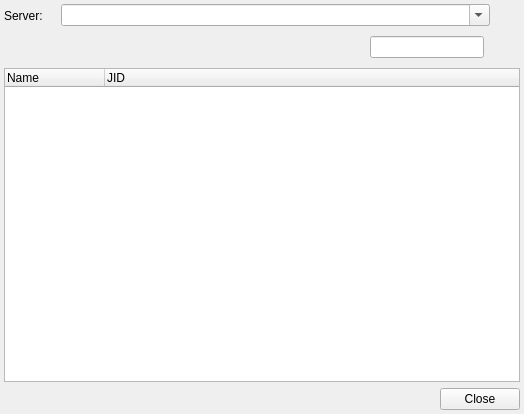
<?xml version="1.0" encoding="UTF-8"?>
<ui version="4.0">
 <class>ServiceBrowser</class>
 <widget class="QWidget" name="ServiceBrowser">
  <property name="geometry">
   <rect>
    <x>0</x>
    <y>0</y>
    <width>524</width>
    <height>414</height>
   </rect>
  </property>
  <property name="windowTitle">
   <string>jServiceBrowser</string>
  </property>
  <layout class="QGridLayout" name="gridLayout">
   <property name="margin">
    <number>4</number>
   </property>
   <item row="0" column="0">
    <layout class="QHBoxLayout" name="horizontalLayout_8">
     <item>
      <widget class="QLabel" name="label_3">
       <property name="maximumSize">
        <size>
         <width>51</width>
         <height>16777215</height>
        </size>
       </property>
       <property name="text">
        <string>Server:</string>
       </property>
      </widget>
     </item>
     <item>
      <widget class="QComboBox" name="serviceServer">
       <property name="editable">
        <bool>true</bool>
       </property>
      </widget>
     </item>
     <item>
      <widget class="QToolButton" name="searchButton">
       <property name="text">
        <string/>
       </property>
       <property name="autoRaise">
        <bool>true</bool>
       </property>
      </widget>
     </item>
    </layout>
   </item>
   <item row="4" column="0">
    <layout class="QHBoxLayout" name="horizontalLayout_5">
     <item>
      <spacer name="horizontalSpacer_2">
       <property name="orientation">
        <enum>Qt::Horizontal</enum>
       </property>
       <property name="sizeHint" stdset="0">
        <size>
         <width>40</width>
         <height>20</height>
        </size>
       </property>
      </spacer>
     </item>
     <item>
      <widget class="QPushButton" name="closeButton">
       <property name="text">
        <string>Close</string>
       </property>
      </widget>
     </item>
    </layout>
   </item>
   <item row="1" column="0">
    <widget class="QWidget" name="controlWidget" native="true">
     <layout class="QHBoxLayout" name="horizontalLayout_2">
      <property name="spacing">
       <number>-1</number>
      </property>
      <property name="margin">
       <number>0</number>
      </property>
      <item>
       <widget class="QToolButton" name="joinButton">
        <property name="toolTip">
         <string>Join conference</string>
        </property>
        <property name="text">
         <string/>
        </property>
        <property name="iconSize">
         <size>
          <width>22</width>
          <height>22</height>
         </size>
        </property>
        <property name="autoRaise">
         <bool>true</bool>
        </property>
       </widget>
      </item>
      <item>
       <widget class="QToolButton" name="registerButton">
        <property name="toolTip">
         <string>Register</string>
        </property>
        <property name="iconSize">
         <size>
          <width>22</width>
          <height>22</height>
         </size>
        </property>
        <property name="autoRaise">
         <bool>true</bool>
        </property>
       </widget>
      </item>
      <item>
       <widget class="QToolButton" name="searchFormButton">
        <property name="toolTip">
         <string>Search</string>
        </property>
        <property name="iconSize">
         <size>
          <width>22</width>
          <height>22</height>
         </size>
        </property>
        <property name="autoRaise">
         <bool>true</bool>
        </property>
       </widget>
      </item>
      <item>
       <widget class="QToolButton" name="executeButton">
        <property name="toolTip">
         <string>Execute command</string>
        </property>
        <property name="iconSize">
         <size>
          <width>22</width>
          <height>22</height>
         </size>
        </property>
        <property name="autoRaise">
         <bool>true</bool>
        </property>
       </widget>
      </item>
      <item>
       <widget class="QToolButton" name="showVCardButton">
        <property name="toolTip">
         <string>Show VCard</string>
        </property>
        <property name="iconSize">
         <size>
          <width>22</width>
          <height>22</height>
         </size>
        </property>
        <property name="autoRaise">
         <bool>true</bool>
        </property>
       </widget>
      </item>
      <item>
       <widget class="QToolButton" name="addRosterButton">
        <property name="toolTip">
         <string>Add to roster</string>
        </property>
        <property name="iconSize">
         <size>
          <width>22</width>
          <height>22</height>
         </size>
        </property>
        <property name="autoRaise">
         <bool>true</bool>
        </property>
       </widget>
      </item>
      <item>
       <widget class="QToolButton" name="addProxyButton">
        <property name="toolTip">
         <string>Add to proxy list</string>
        </property>
        <property name="iconSize">
         <size>
          <width>22</width>
          <height>22</height>
         </size>
        </property>
        <property name="autoRaise">
         <bool>true</bool>
        </property>
       </widget>
      </item>
      <item>
       <spacer name="horizontalSpacer">
        <property name="orientation">
         <enum>Qt::Horizontal</enum>
        </property>
        <property name="sizeHint" stdset="0">
         <size>
          <width>40</width>
          <height>20</height>
         </size>
        </property>
       </spacer>
      </item>
      <item>
       <widget class="QLineEdit" name="filterLine"/>
      </item>
      <item>
       <widget class="QToolButton" name="filterButton">
        <property name="iconSize">
         <size>
          <width>22</width>
          <height>22</height>
         </size>
        </property>
        <property name="autoRaise">
         <bool>true</bool>
        </property>
       </widget>
      </item>
     </layout>
    </widget>
   </item>
   <item row="2" column="0">
    <widget class="QTreeWidget" name="serviceTree">
     <property name="minimumSize">
      <size>
       <width>300</width>
       <height>0</height>
      </size>
     </property>
     <property name="verticalScrollBarPolicy">
      <enum>Qt::ScrollBarAsNeeded</enum>
     </property>
     <property name="horizontalScrollBarPolicy">
      <enum>Qt::ScrollBarAlwaysOff</enum>
     </property>
     <property name="showDropIndicator" stdset="0">
      <bool>true</bool>
     </property>
     <property name="expandsOnDoubleClick">
      <bool>false</bool>
     </property>
     <property name="columnCount">
      <number>2</number>
     </property>
     <column>
      <property name="text">
       <string>Name</string>
      </property>
     </column>
     <column>
      <property name="text">
       <string>JID</string>
      </property>
     </column>
    </widget>
   </item>
  </layout>
 </widget>
 <layoutdefault spacing="6" margin="11"/>
 <resources/>
 <connections>
  <connection>
   <sender>closeButton</sender>
   <signal>clicked()</signal>
   <receiver>ServiceBrowser</receiver>
   <slot>close()</slot>
   <hints>
    <hint type="sourcelabel">
     <x>376</x>
     <y>301</y>
    </hint>
    <hint type="destinationlabel">
     <x>261</x>
     <y>286</y>
    </hint>
   </hints>
  </connection>
 </connections>
</ui>
